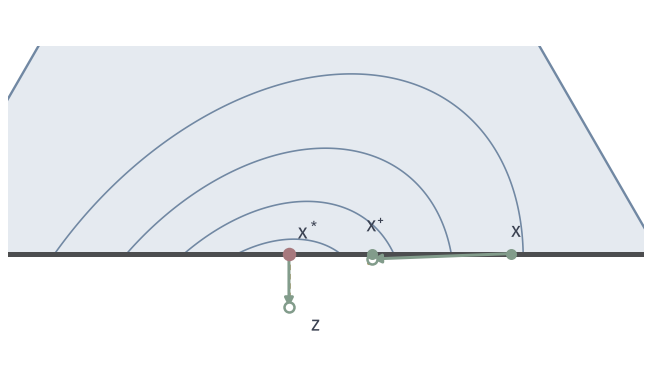

Python code for this plot:
from pathlib import Path
import sys
sys.path.insert(0, str(Path(__file__).resolve().parents[1]/"feas-common"))
from feas_fig import *
HERE = Path(__file__).resolve().parent
fig, ax = figure(width_mm=92, height_mm=54); triangle(ax, labels=False); contours(ax, levels=FS+np.array([.012, .05, .12, .25])); active(ax, V[0], V[1])
a = 1/L
for x, c in ((XS, RED), (np.array([.2, .8, 0.]), GREEN)):
    z = x-a*grad(x); za = z-(z.sum()-1)/3; p = proj(z)[0]; P = bary(x); Z = bary(za); Q = bary(p)
    arrow(ax, P, Z, GREEN, lw=1.2); hollow(ax, Z, GREEN, ms=4); 
    if np.linalg.norm(Q-P) > 1e-3:
        arrow(ax, Z, Q, YELLOW, lw=1.1, ls=(0, (2, 1.4))); dot(ax, Q, GREEN, ms=4.4); dot(ax, P, GREEN, ms=4.4)
    else:
        ax.plot([Z[0], Q[0]], [Z[1], Q[1]], color=YELLOW, lw=1.1, ls=(0, (2, 1.4)))
        dot(ax, P, RED, ms=5.4)
xs = bary(XS); ax.text(xs[0]+.012, xs[1]+.02, '$x^*$', fontsize=8)
ax.text(.8+.0, .022, '$x$', fontsize=8); ax.text(.6125+.005, .03, '$x^{+}$', fontsize=8, ha='center')
ax.text(.53, -.083, '$z$', fontsize=8, va='top', ha='left')
ax.set_xlim(.12, .98); ax.set_ylim(-.11, .28); ax.set_aspect('equal'); ax.axis('off')
save(fig, HERE, 'figure', {'alpha': a, 'x': [.2, .8, 0], 'xstar': [.5, .5, 0]})
